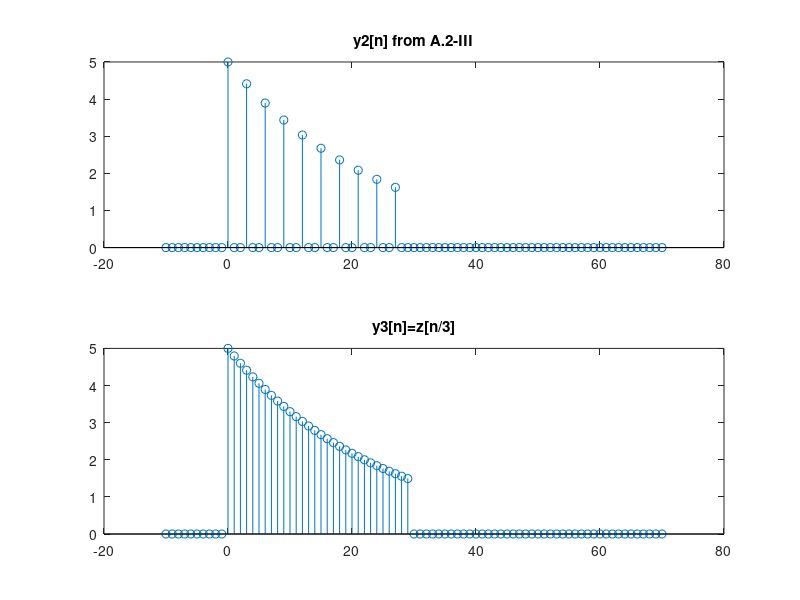

This figure's MATLAB source:
%% A.3

u = @(n) (n >= 0) * 1.0 .* (mod(n,1)==0);
y = @(n) 5*exp(-n/8).*(u(n)-u(n-10));
y2 = @(n) y(n/3);

%A.3-I
u1 = @(n) (n >= 0) * 1.0;
z = @(n) 5*exp(-n/8).*(u1(n)-u1(n-10)); 
y3 = @(n) z(n/3) .* (mod(n,1)==0);
n = [-10:1:70];

figure 
subplot(2,1,1);
stem(n,y2(n));
title("y2[n] from A.2-III");

subplot(2,1,2);
stem(n,y3(n));
title("y3[n]=z[n/3]");

%We notice that y3[n] has more data values than y2[n] because of the 
%fact that the signal transformation was applied to the continuous signal
%first, allowing the sampling to sample values that NOW exist in discrete
%integer values, which previously didn't before stretching the continuous
%function. 